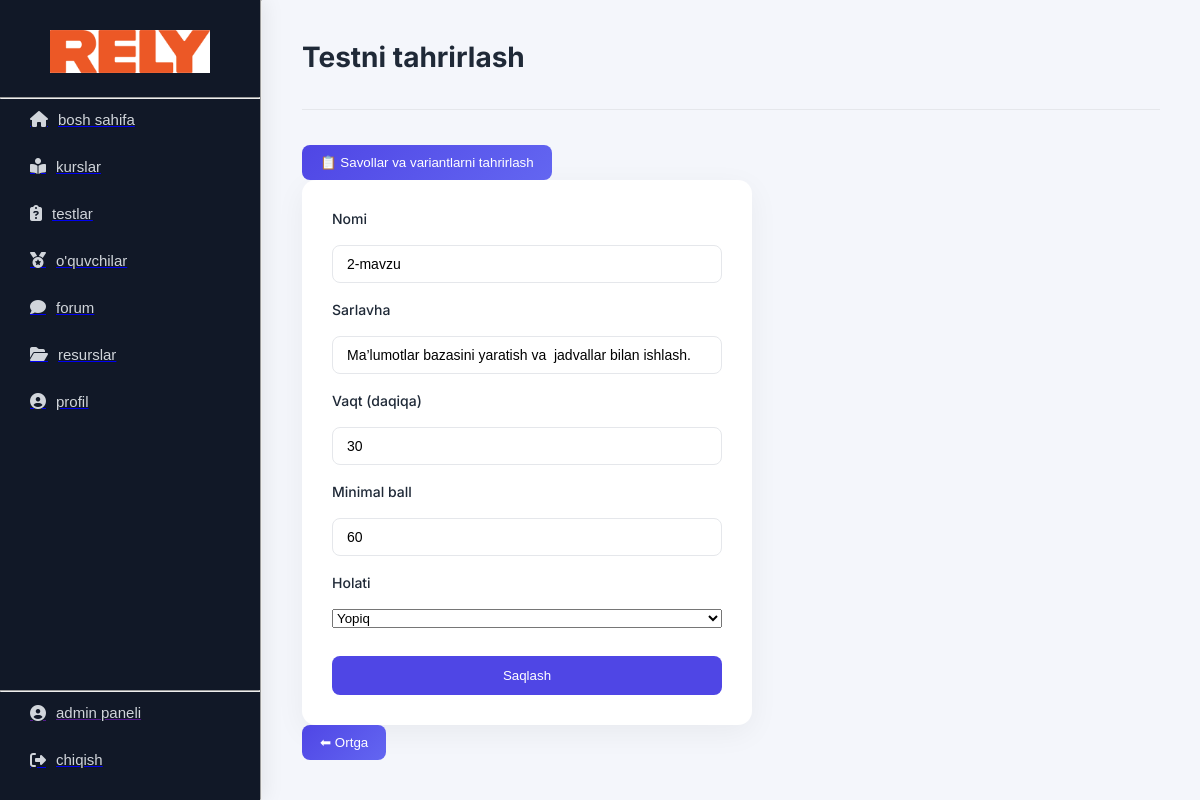
The page /admin/tests/5/edit (signed in) on the database as committed earlier.
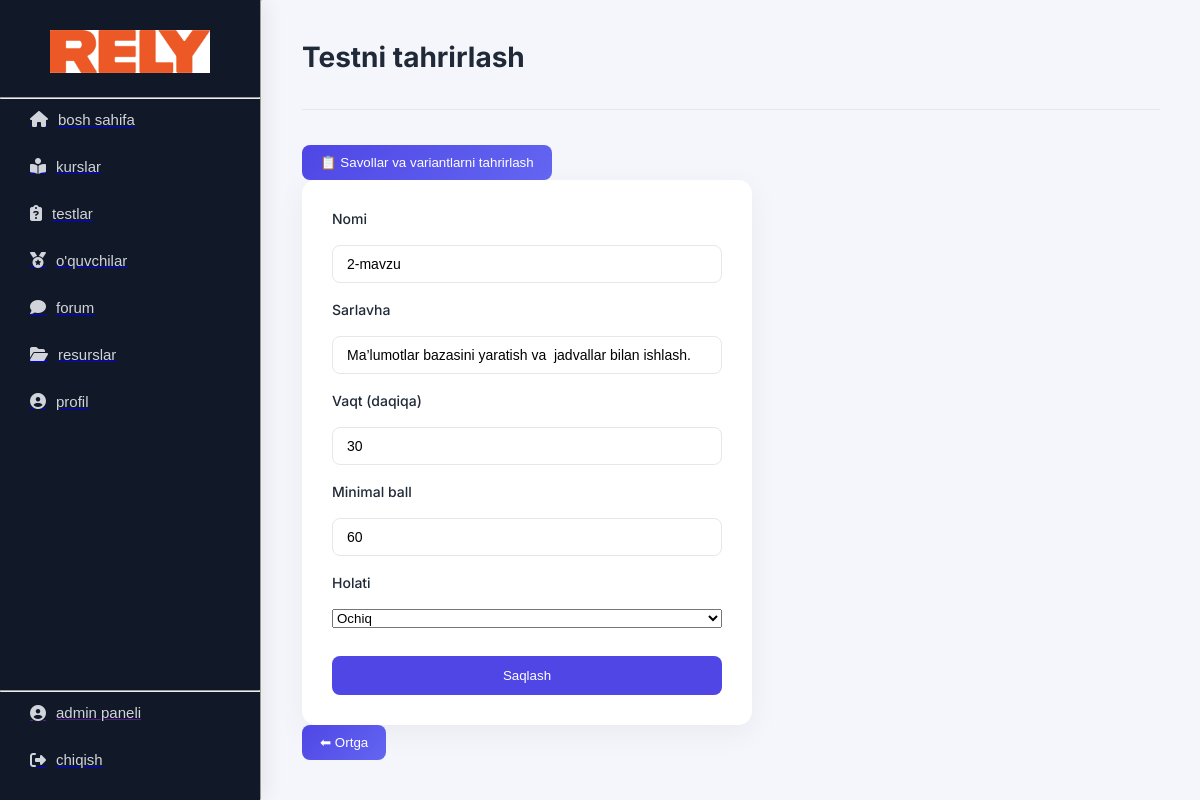
The same page on the database as committed later.
### tables this page shows
CREATE TABLE tests(
    id INTEGER PRIMARY KEY AUTOINCREMENT,
    name TEXT NOT NULL,
    title TEXT,
    time INTEGER NOT NULL,
    min_score INTEGER NOT NULL,
    openness TEXT DEFAULT 'open'
);

### routes/admin.py (the view, shortened to what this page needs)
@bp.route("/tests/<int:test_id>/edit", methods=["GET", "POST"])
@admin_required
def edit_test(test_id):
    conn = get_db()
    c = conn.cursor()
    test = c.execute(
        "SELECT * FROM tests WHERE id = ?",
        (test_id,)
    ).fetchone()
    if not test:
        conn.close()
        abort(404)
    conn.close()
    return render_template("admin/test_edit.html", test=test)

### routes/admin.py (called while the page is built)
def admin_required(f):
    from functools import wraps
    @wraps(f)
    def decorated_function(*args, **kwargs):
        if session.get("role") != "admin":
            return redirect("/")
        return f(*args, **kwargs)
    return decorated_function

def get_db():
    conn = sqlite3.connect("database.db")
    conn.execute("PRAGMA foreign_keys = ON")
    return conn

### templates/admin/test_edit.html (shortened to what this page needs)
{% extends "admin_base.html" %}
{% block content %}
<h1 class="dash-title">Testni tahrirlash</h1>
<hr class="divider">
<a href="/admin/tests/{{ test[0] }}/questions">
    <button class="add-btn">📋 Savollar va variantlarni tahrirlash</button>
</a>
<form method="POST" class="form">
    <label>Nomi</label>
    <input type="text" name="name" value="{{ test[1] }}" required>
    <label>Sarlavha</label>
    <input type="text" name="title" value="{{ test[2] }}">
    <label>Vaqt (daqiqa)</label>
    <input type="number" name="time" min="1" value="{{ test[3] }}" required>
    <label>Minimal ball</label>
    <input type="number" name="min_score" min="0" value="{{ test[4] }}" required>
    <label>Holati</label>
    <select name="openness">
        <option value="open" {% if test[5] == "open" %}selected{% endif %}>
            Ochiq
        </option>
        <option value="closed" {% if test[5] == "closed" %}selected{% endif %}>
            Yopiq
        </option>
    </select>
    <button type="submit" class="save-btn">Saqlash</button>
</form>
<a href="/admin/tests">
    <button class="add-btn">⬅ Ortga</button>
</a>
{% endblock %}

Rows that differ between the two databases and show on the page:
changed tests "2-mavzu": openness "Yopiq" → "Ochiq"
